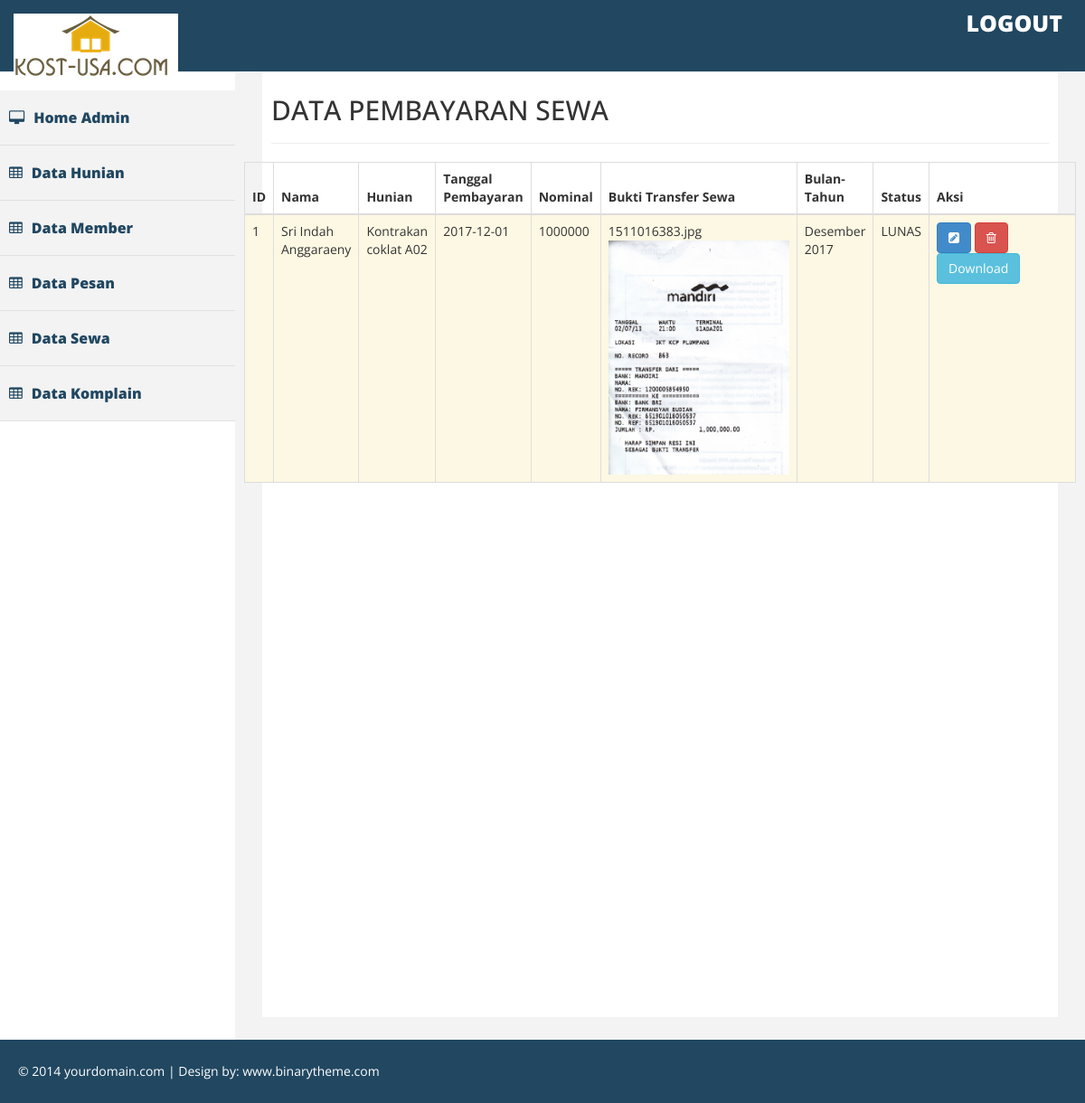
Page /index.php/sewa on the committed database.
### tables this page shows
CREATE TABLE `sewa` (
  `id_sewa` int(15) NOT NULL,
  `id_member` int(15) NOT NULL,
  `id_hunian` int(15) NOT NULL,
  `tanggal` varchar(100) NOT NULL,
  `nominal` varchar(100) NOT NULL,
  `gambar` varchar(100) NOT NULL,
  `status` varchar(100) NOT NULL,
  `bulan` varchar(100) NOT NULL
);

CREATE TABLE `member` (
  `id_member` int(15) NOT NULL,
  `nama_member` varchar(200) NOT NULL,
  `pass_member` varchar(200) NOT NULL,
  `email_member` varchar(200) NOT NULL,
  `status` varchar(200) NOT NULL,
  `nohp` varchar(200) NOT NULL,
  `alamat_member` varchar(200) NOT NULL
);

CREATE TABLE `hunian` (
  `id_hunian` int(15) NOT NULL,
  `nama_hunian` varchar(100) NOT NULL,
  `jenis_hunian` varchar(100) NOT NULL,
  `deskripsi_hunian` text NOT NULL,
  `status_hunian` varchar(100) NOT NULL,
  `harga_hunian` int(15) NOT NULL,
  `gambar` varchar(300) NOT NULL
);

### application/controllers/Sewa.php (called while the page is built, shortened)
<?php
class Sewa extends CI_Controller
{
	function __construct()
	{
		$this->load->model('Sewa_model');
		$this->load->model('Member_model');
		$this->load->model('Hunian_model');
	}
	function index()
	{
		$data['sewa'] = $this->Sewa_model->ambil_data();
		$this->load->view('Admin/Sewa_list',$data);
	}
}
 ?>

### index.php (called while the page is built, shortened)
<?php
require_once BASEPATH.'core/CodeIgniter.php';

### application/models/Sewa_model.php (called while the page is built, shortened)
<?php
class Sewa_model extends CI_Model
{
	function ambil_data()
	{
		$this->db->select('sewa.id_sewa, member.nama_member, hunian.nama_hunian, sewa.tanggal, sewa.nominal, sewa.gambar,  sewa.bulan, sewa.status');
        $this->db->from('sewa');
        $this->db->join('member', 'sewa.id_member = member.id_member');
        $this->db->join('hunian', 'sewa.id_hunian = hunian.id_hunian');
		$query = $this->db->get();
		return $query->result();
	}
}
 ?>

### application/views/Admin/Sewa_list.php (the view, shortened to what this page needs)
<div id="page-wrapper" >
    <div id="page-inner">
      <div class="row">
        <div class="col-lg-12">
           <h2>DATA PEMBAYARAN SEWA</h2>
           <hr>
	</div>
	<div class="row">
		<table id="example" class="table table-striped table-bordered">
			<thead>
				<tr>
					<th>ID </th>
					<th>Nama</th>
					<th>Hunian</th>
					<th>Tanggal Pembayaran</th>
					<th>Nominal</th>
					<th>Bukti Transfer Sewa</th>
					<th>Bulan-Tahun </th>
					<th>Status</th>
					<th style="width:200px">Aksi</th>
				</tr>
			</thead>
			<tbody>
				<?php foreach ($sewa as $key => $value) { ?>
				<tr class="warning">
					<td><?php echo $value->id_sewa; ?></td>
					<td><?php echo $value->nama_member ?></td>
					<td><?php echo $value->nama_hunian; ?></td>
					<td><?php echo $value->tanggal; ?></td>
					<td><?php echo $value->nominal; ?></td>
					<td><?php echo $value->gambar; ?><img style="width:200px; height:auto;" width="50%" height="50%" src="<?php echo site_url()?>assets/admin/uploads/<?php echo $value->gambar; ?>"></td>
					<td><?php echo $value->bulan; ?></td>
					<td><?php echo $value->status; ?></td>
					<td>
						<a href="<?php echo site_url('Sewa/update/'.$value->id_sewa); ?>"
							class="btn btn-primary">
							<i class="fa fa-pencil-square"></i>
						</a>
						<a href="<?php echo site_url('Sewa/delete/'.$value->id_sewa); ?>"
							class="btn btn-danger">
							<i class="fa fa-trash-o"></i>
						</a>
						<a href="<?php echo site_url('Sewa/download/'.$value->id_sewa); ?>" class="btn btn-info">Download</a>
					</td>
				</tr>
				<?php } ?>
			</tbody>
		</table>
	</div>
</div>
</div>
</div>

### assets/admin/css/custom.css (style rules this page uses)
body { font-family: 'Open Sans', sans-serif; line-height:30px; }
#page-wrapper { padding: 15px 15px; min-height: 600px; background:#F3F3F3; }
#page-inner { width:100%; margin:10px 20px 10px 0px; background-color:#fff!important; padding:10px; min-height:1050px; }
@media (min-width:768px) { #page-wrapper { margin: 0 0 0 260px; padding: 15px 30px; min-height: 1050px; } }

### rows in the picture
sewa: id_sewa "1", id_member.nama_member "Sri Indah Anggaraeny", id_hunian.nama_hunian "Kontrakan coklat A02", tanggal "2017-12-01", nominal "1000000", gambar "1511016383.jpg", gambar (picture), bulan "Desember 2017", status "LUNAS"
